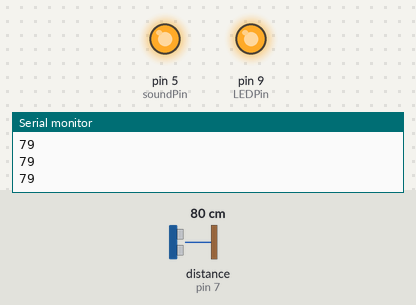
The sketch below on a simulated Arduino Uno, built with avr-gcc and run on an emulated ATmega328P. Parts: output pins drawn as LEDs (lit = HIGH), the last lines printed to the serial monitor. Wiring (inferred from the names in the program): ultrasonic range finder: trigger pin 8; echo pin 7. Inputs (shaded band) come from the test bench; at power-on: distance to the obstacle (sensor on pin 7) 80 cm. The echo pulse lasts 58.3 µs per cm; pins used as bus, display or sensor lines are not drawn.

Above: at 1.2 s.
1.3 s: distance to the obstacle (sensor on pin 7) set to 194 cm
2.8 s: distance to the obstacle (sensor on pin 7) set to 204 cm
At 3.3 s:
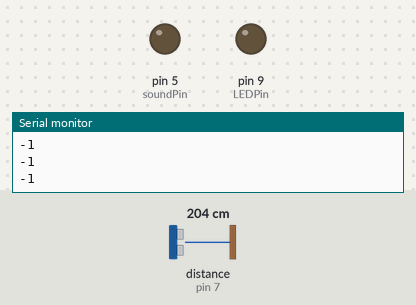
4.3 s: distance to the obstacle (sensor on pin 7) set to 2 cm
At 5.1 s:
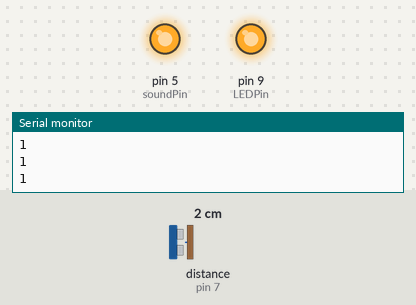
5.8 s: distance to the obstacle (sensor on pin 7) set to 250 cm
At 6.7 s:
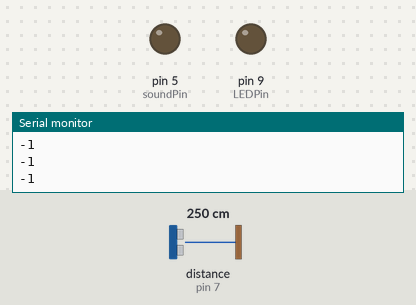
Timing chart, 0 to 8.3 s (numbered marks = the images above; inputs shaded):
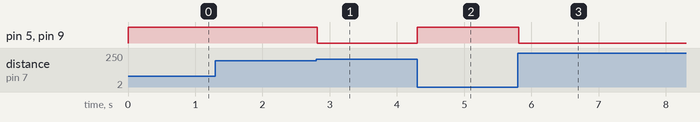

Measured:
- the behaviour switches between 199 and 200 cm on distance to the obstacle (sensor on pin 7) (found by bisection; images 0 and 1)
- after the input at 2.8 s, pin 5 (soundPin), pin 9 (LEDPin): HIGH → LOW at once
- after the input at 4.3 s, pin 5 (soundPin), pin 9 (LEDPin): LOW → HIGH at once
- after the input at 5.8 s, pin 5 (soundPin), pin 9 (LEDPin): HIGH → LOW at once

The sketch:

ultrasonic_led_finished.ino
```cpp
#define soundPin 5 //Piezo buzzer
#define echoPin 7 // Echo Pin
#define trigPin 8 // Trigger Pin
#define LEDPin 9 // Onboard LED


int maximumRange = 200; // Maximum range needed
int minimumRange = 0; // Minimum range needed
long duration, distance; // Duration used to calculate distance

void setup() {
 Serial.begin (9600);
 pinMode(trigPin, OUTPUT);
 pinMode(echoPin, INPUT);
 pinMode(LEDPin, OUTPUT); // Use LED indicator (if required)
 pinMode(soundPin, OUTPUT);
 digitalWrite(LEDPin, LOW);
 digitalWrite(soundPin, LOW);
}

void loop() {
/* The following trigPin/echoPin cycle is used to determine the
 distance of the nearest object by bouncing soundwaves off of it. */
 digitalWrite(trigPin, LOW);
 delayMicroseconds(2);

 digitalWrite(trigPin, HIGH);
 delayMicroseconds(10);

 digitalWrite(trigPin, LOW);
 duration = pulseIn(echoPin, HIGH);

 //Calculate the distance (in cm) based on the speed of sound.
 distance = duration/58.2;

 if (distance >= maximumRange || distance <= minimumRange){
 /* Send a negative number to computer and Turn LED ON
 to indicate "out of range" */
 Serial.println("-1");
 digitalWrite(LEDPin, LOW);
 digitalWrite(soundPin, LOW);
 }
 else {
 /* Send the distance to the computer using Serial protocol, and
 turn LED OFF to indicate successful reading. */
 Serial.println(distance);
 digitalWrite(LEDPin, HIGH);
 digitalWrite(soundPin, HIGH);
 }
}
```
